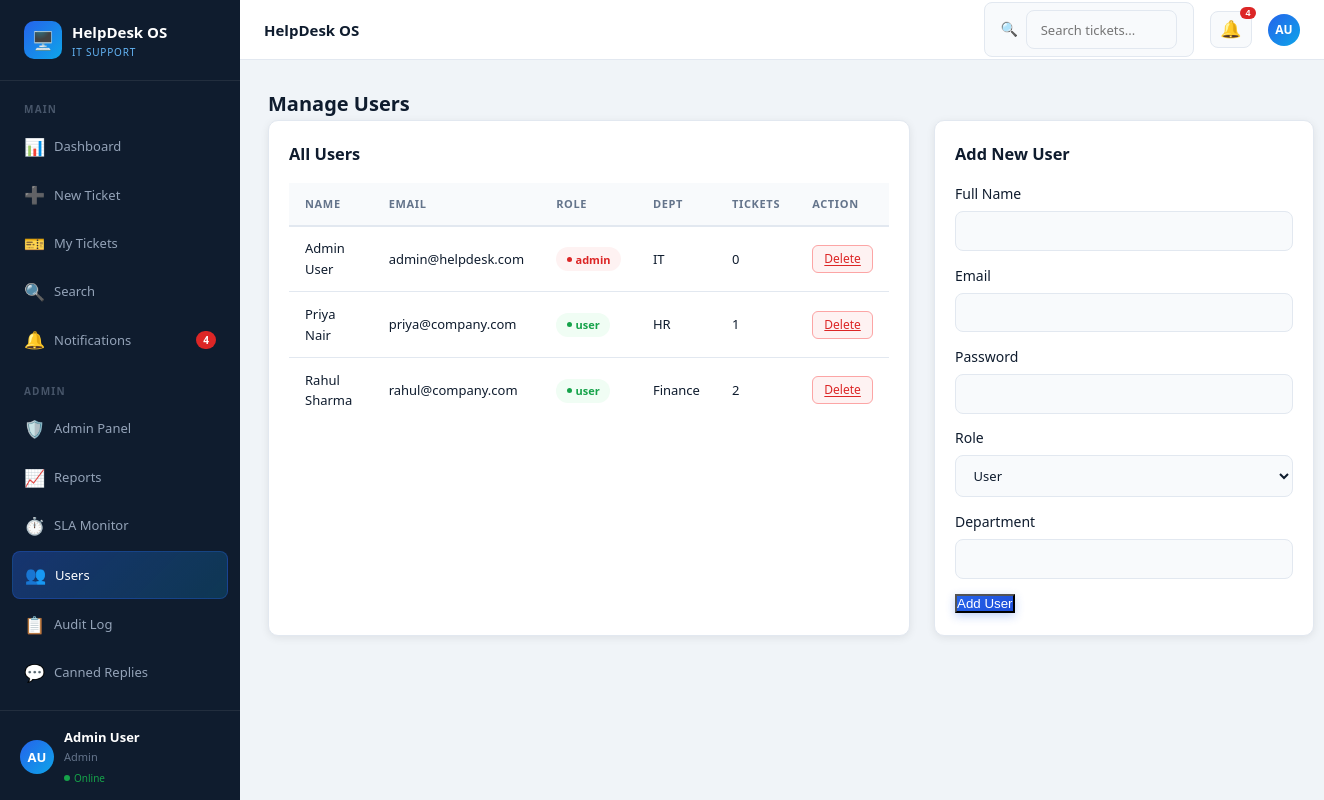
/admin/manage_users.php (signed in), run on the app's committed database.
### tables this page shows
CREATE TABLE users (
    id          INT AUTO_INCREMENT PRIMARY KEY,
    name        VARCHAR(100) NOT NULL,
    email       VARCHAR(150) NOT NULL UNIQUE,
    password    VARCHAR(255) NOT NULL,
    role        ENUM('user','admin') DEFAULT 'user',
    department  VARCHAR(100),
    created_at  TIMESTAMP DEFAULT CURRENT_TIMESTAMP
);

### admin/manage_users.php (the view, shortened to what this page needs)
<?php
require_once '../includes/db.php';
require_once '../includes/header.php';
$users = $conn->query("SELECT u.*, COUNT(t.id) as ticket_count FROM users u LEFT JOIN tickets t ON t.user_id=u.id GROUP BY u.id ORDER BY u.created_at DESC");
?>
<h1 class="page-title">Manage Users</h1>
<div style="display:grid;grid-template-columns:1fr 380px;gap:1.5rem">
    <div class="card">
        <h3 style="margin-bottom:1rem">All Users</h3>
        <table class="table">
            <thead><tr><th>Name</th><th>Email</th><th>Role</th><th>Dept</th><th>Tickets</th><th>Action</th></tr></thead>
            <tbody>
            <?php while ($u = $users->fetch_assoc()): ?>
                <tr>
                    <td><?= htmlspecialchars($u['name']) ?></td>
                    <td><?= htmlspecialchars($u['email']) ?></td>
                    <td><span class="badge <?= $u['role']==='admin'?'badge-critical':'badge-low' ?>"><?= $u['role'] ?></span></td>
                    <td><?= htmlspecialchars($u['department'] ?? '—') ?></td>
                    <td><?= $u['ticket_count'] ?></td>
                    <td><a href="?delete=<?= $u['id'] ?>" class="btn-sm btn-danger" onclick="return confirm('Delete this user?')">Delete</a></td>
                </tr>
            <?php endwhile; ?>
            </tbody>
        </table>
    </div>
    <div class="card">
        <h3 style="margin-bottom:1rem">Add New User</h3>
        <form method="POST">
            <div class="form-group"><label>Full Name</label><input type="text" name="name" required></div>
            <div class="form-group"><label>Email</label><input type="email" name="email" required></div>
            <div class="form-group"><label>Password</label><input type="password" name="password" required></div>
            <div class="form-group"><label>Role</label>
                <select name="role"><option value="user">User</option><option value="admin">Admin</option></select>
            </div>
            <div class="form-group"><label>Department</label><input type="text" name="department"></div>
            <button type="submit" name="add_user" class="btn-primary">Add User</button>
        </form>
    </div>
</div>
<?php require_once '../includes/footer.php'; ?>

### assets/css/style.css (style rules this page uses)
*, *::before, *::after { box-sizing: border-box; margin: 0; padding: 0; }
:root { --navy: #0f1c2e; --navy2: #1a3a5c; --primary: #2563eb; --primary-h: #1d4ed8; --teal: #0ea5e9; --white: #fff; --bg: #f0f4f8; --card: #fff; --border: #e2e8f0; --text: #0f1c2e; --muted: #64748b; --light: #f8fafc; --success: #16a34a; --warning: #d97706; --danger: #dc2626; --info: #0891b2; --radius: 10px; --shadow: 0 2px 8px rgba(0,0,0,.08); --shadow-lg: 0 8px 24px rgba(0,0,0,.12); --sidebar-w: 240px; }
body { font-family: 'Segoe UI',system-ui,sans-serif; background: var(--bg); color: var(--text); font-size: 14px; line-height: 1.6; }
.page-title { font-size: 20px; font-weight: 700; }
.card { background: var(--card); border: 1px solid var(--border); border-radius: var(--radius); padding: 1.25rem; margin-bottom: 1.25rem; box-shadow: var(--shadow); }
.table { width: 100%; border-collapse: collapse; font-size: 13px; min-width: 600px; }
.table thead tr { background: var(--light); }
.table th { text-align: left; padding: .75rem 1rem; border-bottom: 2px solid var(--border); font-weight: 600; color: var(--muted); font-size: 11px; text-transform: uppercase; letter-spacing: .06em; white-space: nowrap; }
.table td { padding: .72rem 1rem; border-bottom: 1px solid var(--border); vertical-align: middle; }
.table tbody tr:last-child td { border-bottom: none; }
.badge { display: inline-flex; align-items: center; gap: 4px; padding: .2rem .65rem; border-radius: 99px; font-size: 11px; font-weight: 600; white-space: nowrap; }
.badge::before { content: ''; width: 5px; height: 5px; border-radius: 50%; display: inline-block; }
.badge-critical { background: #fef2f2; color: var(--danger); }
.badge-critical::before { background: var(--danger); }
.badge-low { background: #f0fdf4; color: var(--success); }
.badge-low::before { background: var(--success); }
.btn-primary { background: linear-gradient(135deg,var(--primary),var(--primary-h)); color: #fff; box-shadow: 0 3px 10px rgba(37,99,235,.3); }
.btn-danger { background: #fef2f2; color: var(--danger); border: 1px solid #fca5a5; }
.btn-sm { padding: .28rem .7rem; font-size: 12px; border-radius: 6px; }
.form-group { display: flex; flex-direction: column; gap: .35rem; margin-bottom: .85rem; }
input[type=text], input[type=email], input[type=password], input[type=date], select, textarea { width: 100%; padding: .62rem .85rem; border: 1.5px solid var(--border); border-radius: 8px; font-size: 13px; color: var(--text); background: var(--light); outline: none; transition: all .2s; font-family: inherit; }

### data on the page
users: name "Admin User", email "admin@helpdesk.com", role "admin", department "IT", ticket_count "0"
users: name "Priya Nair", email "priya@company.com", role "user", department "HR", ticket_count "1"
users: name "Rahul Sharma", email "rahul@company.com", role "user", department "Finance", ticket_count "2"

### other printed values
$notif_count "4"
getInitials(current_user_name()) "AU"
current_user_name() "Admin User"
current_role() "Admin"
